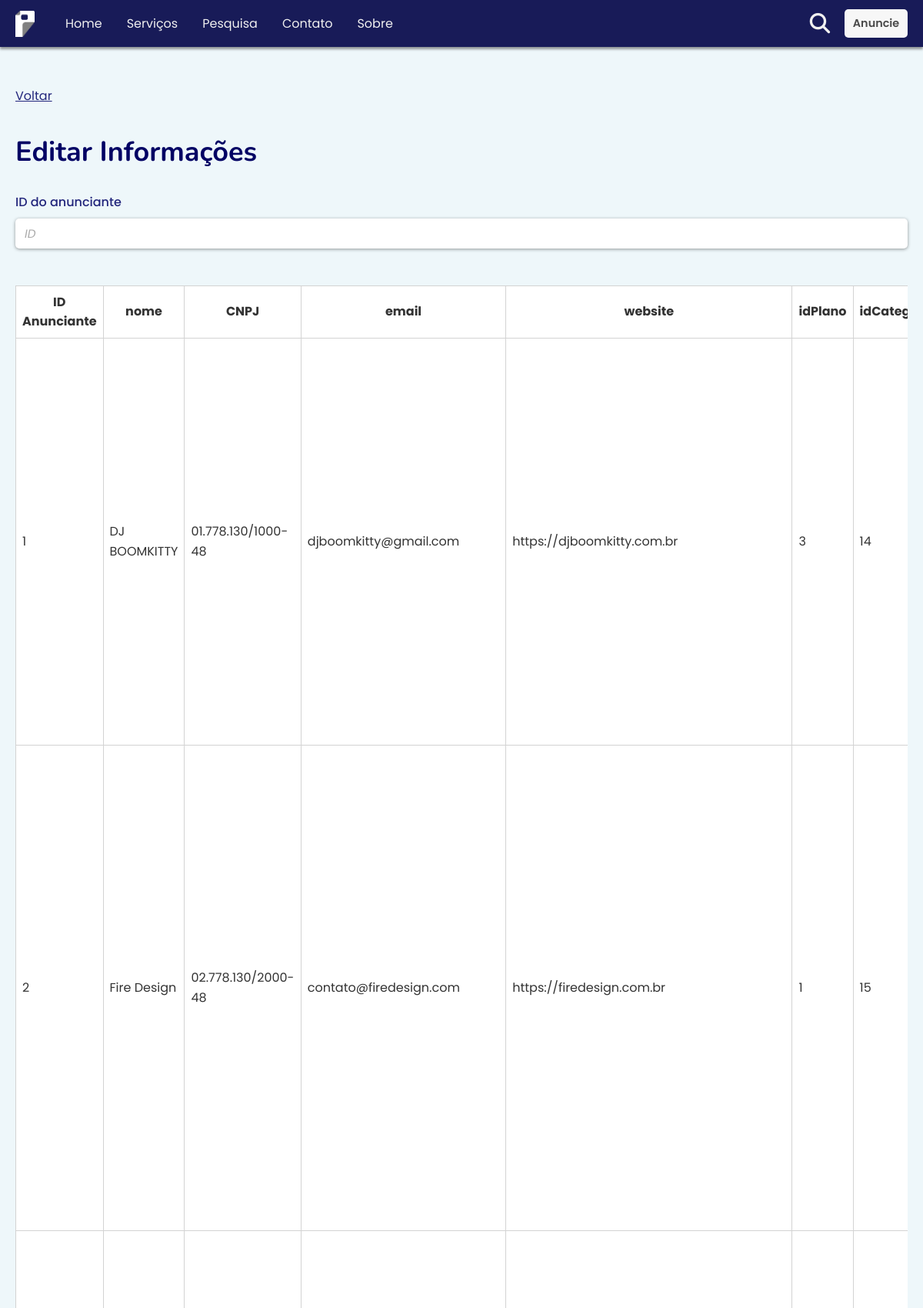
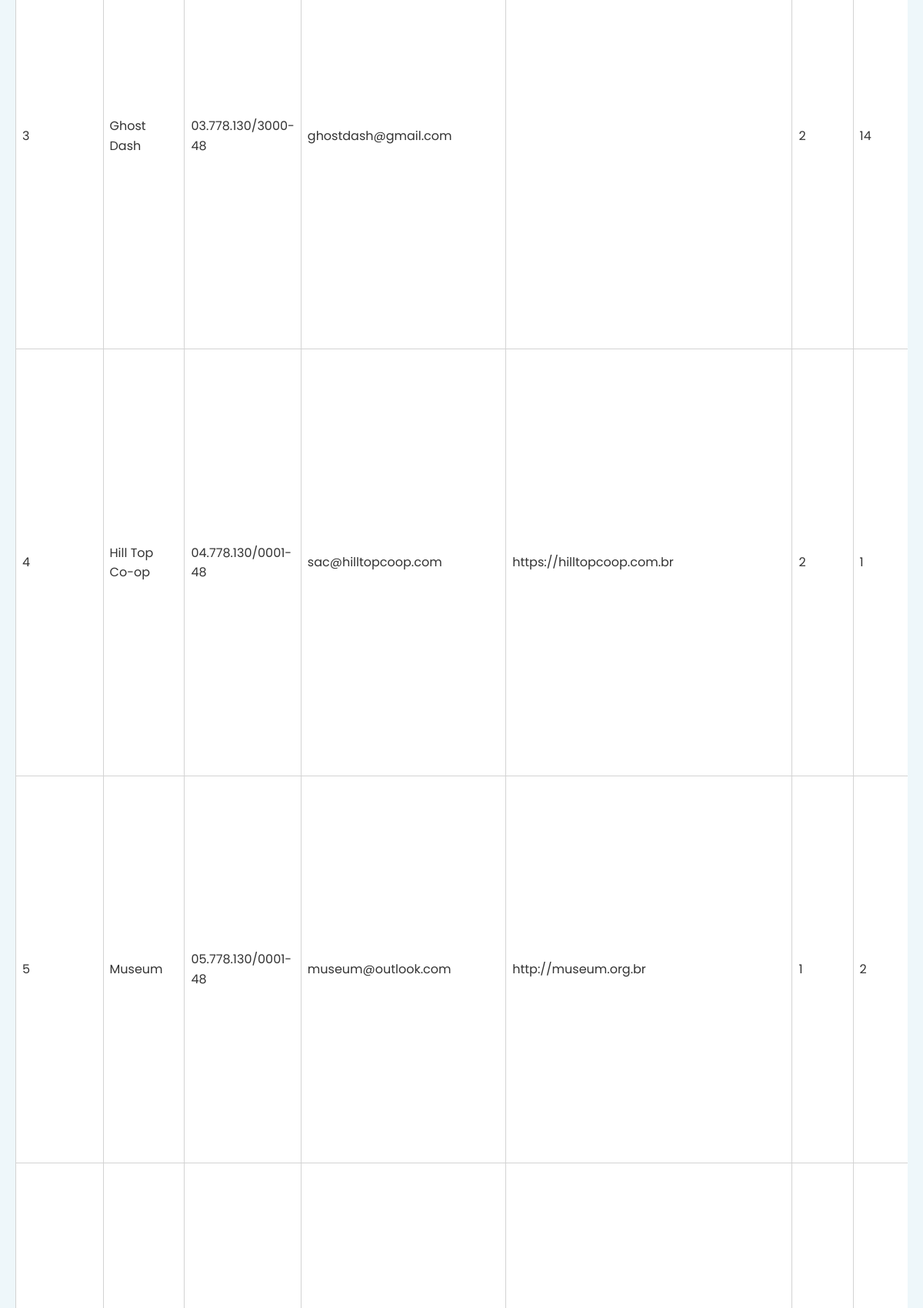
Screenshot of /admin/editar.php (signed in, upper part) with the database file from the repository (2 pictures, top to bottom).
### tables this page shows
CREATE TABLE `anunciante` (
  `idAnunciante` int(11) NOT NULL,
  `nome` varchar(30) NOT NULL,
  `slug` varchar(50) NOT NULL,
  `CNPJ` char(18) DEFAULT NULL,
  `email` varchar(30) NOT NULL,
  `website` varchar(1000) DEFAULT NULL,
  `descricao` varchar(1000) DEFAULT NULL,
  `idPlano` int(11) NOT NULL,
  `idCategoria` int(11) NOT NULL,
  `facebook` varchar(60) DEFAULT NULL,
  `instagram` varchar(60) DEFAULT NULL,
  `telefone` varchar(15) DEFAULT NULL,
  `celular` varchar(15) NOT NULL,
  `whatsapp` varchar(15) DEFAULT NULL,
  `idCidade` int(11) DEFAULT NULL,
  `CEP` char(9) DEFAULT NULL,
  `bairro` varchar(1000) DEFAULT NULL,
  `rua` varchar(1000) DEFAULT NULL,
  `numero` varchar(3) DEFAULT NULL,
  `imgAnuncioP` varchar(50) NOT NULL,
  `imgAnuncioG` varchar(50) NOT NULL
);

### admin/editar.php (the view, shortened to what this page needs)
<?php
require_once $_SERVER['DOCUMENT_ROOT'] . '/assets/php/conexao.php';
?>
<!DOCTYPE html>
<html lang="pt-br">
<head>
  <link rel="stylesheet" href="/assets/css/main.css">
</head>
<body>
<main id="main">
  <section id="edit" class="full-size">
    <div class="container">
      <p class="mb-6"><a class="link" href="index.php">Voltar</a></p>
      <h1 class="section-title mb-5">Editar Informações</h1>
      <form class="form mb-7" action="editar2.php" method="post" enctype="multipart/form-data">
        <div class="form__cols">
          <div class="form__group">
            <label class="form__label" for="ID">ID do anunciante</label>
            <input class="form__input" type="ID" name="ID" id="ID" placeholder="ID">
          </div>
        </div>
      </form>
      <?php
  $userQuery = $conexao->prepare('SELECT * FROM anunciante');
  $userQuery->execute();
  $user = $userQuery->fetchAll(PDO::FETCH_ASSOC);
  ?>
        <div style="overflow-x: auto">
          <table class="">
            <tr>
              <th class="">ID Anunciante</th>
              <th class="">nome</th>
              <th class="">CNPJ</th>
              <th class="">email</th>
              <th class="">website</th>
              <th class="">idPlano</th>
              <th class="">idCategoria</th>
            </tr>
            <?php
            foreach ($user as $linha) {
            ?>
              <tr>
                <td><?php echo $linha["idAnunciante"] ?></td>
                            <td><?php echo $linha["nome"] ?></td>
                            <td><?php echo $linha["CNPJ"] ?></td>
                            <td><?php echo $linha["email"] ?></td>
                            <td><?php echo $linha["website"] ?></td>
                            <td><?php echo $linha["idPlano"] ?></td>
                            <td><?php echo $linha["idCategoria"] ?></td>
              <?php }
              ?>
              </tr>
          </table>
        </div>
    </div>
    </section>
        </main>
</body>
</html>

### assets/css/main.css (style rules this page uses)
*, *::before, *::after { box-sizing: border-box; margin: 0; padding: 0; }
html, body { height: 100%; scroll-behavior: smooth; }
body { display: flex; flex-direction: column; min-width: 100%; line-height: 1.6; font-size: 100%; font-family: "Poppins", sans-serif; background-color: hsl(0deg, 0%, 97%); color: hsl(0deg, 0%, 29%); -webkit-text-size-adjust: 100%; -moz-text-size-adjust: 100%; text-size-adjust: 100%; }
h1, h2, h3, h4, h5, h6 { line-height: 1.125; margin: 0; }
p { margin: 0; }
a, a:hover { color: inherit; text-decoration: none; }
img { display: inline-block; max-width: 100%; }
button, input { font-size: inherit; font-family: inherit; }
button, input[type=submit], input[type=reset] { cursor: pointer; }
input, textarea, select { font-family: inherit; width: 100%; }
::placeholder { color: hsl(0deg, 0%, 63%); opacity: 0.9; font-style: italic; font-weight: 400; }
section { padding: 0; }
section:not(.hero) { padding-bottom: 6rem; }
.container, .container--sm { width: calc(100% - 2.5rem); margin: 0 auto; max-width: 1200px; }
.section-title, .subsection-title { font-family: "Nunito", sans-serif; color: hsl(240deg, 97%, 20%); }
.section-title { font-weight: 700; font-size: clamp(1.75rem, 4vw, 2.25rem); margin-bottom: 1rem; }
.link, .link--light { color: hsl(237deg, 57%, 31%); text-decoration: underline; }
.full-size { min-height: 90vh; padding-top: 2.5rem; padding-bottom: 2.5rem; }
@media only screen and (min-width: 800px) { .full-size { padding-top: 3rem; padding-bottom: 3rem; } }
header { position: fixed; top: 0; left: 0; right: 0; display: grid; place-items: center; width: 100%; background-color: hsl(237deg, 57%, 22%); color: hsl(0deg, 0%, 94%); box-shadow: 1px 1px 1px hsl(237deg, 57%, 31%); font-size: 0.9rem; box-shadow: 0 3px 3px rgba(0, 0, 0, 0.4); z-index: 10; }
header ~ main { margin-top: 4rem; }
header .nav { display: flex; justify-content: space-between; align-items: center; width: 100%; padding: 0.75rem 0; gap: 1rem; max-width: 1200px; }
header .nav__section { display: flex; align-items: center; gap: 1rem; }
header .nav__brand { width: 25px; margin-bottom: -0.5rem; }
header .nav__list { display: flex; align-items: center; margin: 0; margin-left: 1.5rem; -moz-column-gap: 2rem; column-gap: 2rem; row-gap: 1.5rem; list-style: none; }
header .nav__item { position: relative; }
header .nav__link { position: relative; outline: none; text-transform: capitalize; font-size: 1rem; }
header .nav__link::before { content: ""; position: absolute; bottom: -2px; left: 0; width: 100%; height: 1px; background-color: hsl(0deg, 0%, 94%); transform: scaleX(0); transition: transform 150ms ease-in; }
header .nav #open-nav-search-btn { transform: scale(1.1); margin-right: 0.25rem; }
header .nav__icon { background-color: transparent; border: 0; color: hsl(0deg, 0%, 94%); outline: none; font-size: 1.5rem; cursor: pointer; transition: color 100ms ease-in; }
.btn, .btn--block, .btn--sm, .btn--outline-light, .btn--light, .btn--outline-dark, .btn--dark { display: inline-block; padding: 0.5em 0.75em; border: 0; border-radius: 5px; font-weight: 600; text-align: center; transition: 100ms ease-in; font-size: inherit; }
.btn--light { background-color: hsl(0deg, 0%, 97%); color: hsl(0deg, 0%, 29%); }
.form { display: flex; flex-direction: column; justify-content: center; gap: 1.5rem; }
.form__cols { display: flex; gap: 1rem; }
.form__cols * { flex: 1; width: 100%; }
.form__group { display: flex; flex-direction: column; gap: 0.5rem; }
.form__label, .form__label--required { position: relative; color: hsl(237deg, 57%, 31%); font-weight: 500; }
.form__input { outline: none; border: 0; box-shadow: 0 1px 4px rgba(0, 0, 0, 0.4); padding: 0.5rem 0.75rem; font-size: 0.95rem; background-color: hsl(0deg, 0%, 100%); border-radius: 5px; transition: 100ms ease-in; }
body { background-color: hsla(195deg, 53%, 79%, 0.2); }
.mb-5 { margin-bottom: 2rem; }
.mb-6 { margin-bottom: 2.5rem; }
.mb-7 { margin-bottom: 3rem; }

### admin/editar.php (style rules this page uses)
table { margin: 0 auto; }
table { color: #333; background: white; border: 1px solid grey; font-size: 12pt; border-collapse: collapse; width: 250%; }
table th, table td { padding: .5em; border: 1px solid lightgrey; }

### rows the page displays
anunciante: idAnunciante "1", nome "DJ BOOMKITTY", CNPJ "01.778.130/1000-48", email "djboomkitty@gmail.com", website "https://djboomkitty.com.br", idPlano "3", idCategoria "14"
anunciante: idAnunciante "2", nome "Fire Design", CNPJ "02.778.130/2000-48", email "contato@firedesign.com", website "https://firedesign.com.br", idPlano "1", idCategoria "15"
anunciante: idAnunciante "3", nome "Ghost Dash", CNPJ "03.778.130/3000-48", email "ghostdash@gmail.com", idPlano "2", idCategoria "14"
anunciante: idAnunciante "4", nome "Hill Top Co-op", CNPJ "04.778.130/0001-48", email "sac@hilltopcoop.com", website "https://hilltopcoop.com.br", idPlano "2", idCategoria "1"
anunciante: idAnunciante "5", nome "Museum", CNPJ "05.778.130/0001-48", email "museum@outlook.com", website "http://museum.org.br", idPlano "1", idCategoria "2"
